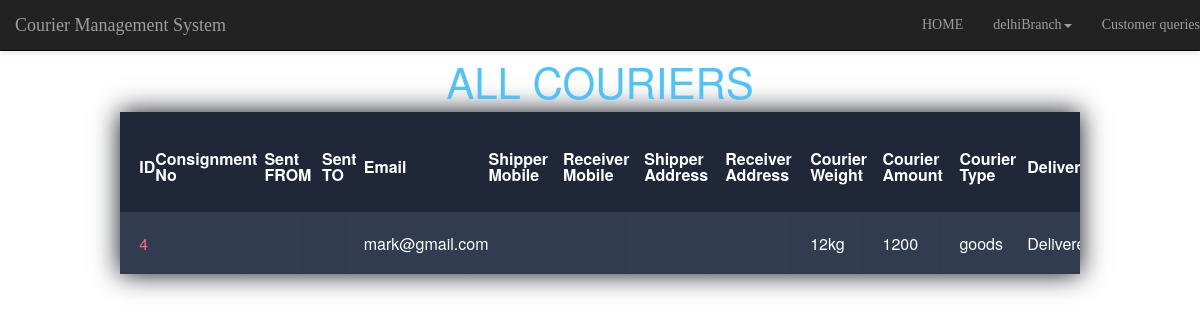
Page /CourierManagement/testProject/viewAllCouriers.php (signed in) on the committed database.
### tables this page shows
CREATE TABLE `courier` (
  `id` int(11) NOT NULL,
  `name` varchar(15) NOT NULL,
  `email` varchar(15) NOT NULL,
  `mobile` varchar(12) NOT NULL,
  `address` varchar(25) NOT NULL,
  `weight` varchar(10) NOT NULL,
  `amount` varchar(10) NOT NULL,
  `type` varchar(15) NOT NULL,
  `status` tinyint(4) NOT NULL,
  `uid` int(11) NOT NULL
);

### CourierManagement/testProject/viewAllCouriers.php (the view, shortened to what this page needs)
<html>
    <head>
<link href="css/simpleGridTemplate.css" rel="stylesheet" type="text/css">
<link href="css/bootstrap.css" rel="stylesheet" type="text/css">
<link href="css/Animate.css" rel="stylesheet" type="text/css">
<link rel="stylesheet" href="https://use.fontawesome.com/releases/v5.3.1/css/all.css">
<link rel="stylesheet" href="css/bootstrap.min.css">
<link href="css/Animate.css" rel="stylesheet" type="text/css">
<link href="css/animate.min.css" rel="stylesheet" type="text/css">
    </head>
    <body>
        <?php
        include 'navBar1.php';
         ?>
        <div class="" style="margin-top:5%; width: 100%;">
        <h1> ALL COURIERS</h1>
<table class="container" >
	<thead>
		<tr>
			<th><h1>ID</h1></th>
            <th><h1>Consignment No</h1></th>
    		<th><h1>Sent FROM</h1></th>
			<th><h1>Sent TO</h1></th>
			<th><h1>Email</h1></th>
			<th><h1>Shipper Mobile</h1></th>
            <th><h1>Receiver Mobile</h1></th>
            <th><h1>Shipper Address</h1></th>
            <th><h1>Receiver Address</h1></th>
			<th><h1>Courier Weight</h1></th>
			<th><h1>Courier Amount</h1></th>
			<th><h1>Courier Type</h1></th>
            <th><h1>Delivered</h1></th>
		</tr>
	</thead>
	<tbody>
               <?php
                        include 'connect.php';
                             $sql="select * from courier ";
                                 $appresult = $conn->query($sql);
                        if ($appresult->num_rows > 0) {
                             while($row = $appresult->fetch_assoc())
                                 {
                                 $id = $row['id'];
                                 $cons_no=$row['cons_no'];
                                $sname=$row['shippername'];
                                 $rname=$row['receivername'];
                                 $email=$row['email'];
                                  $smobile = $row['shippermobile'];
                                  $rmobile = $row['receivermobile'];
                                 $saddress=$row['shipperaddress'];
                                $raddress=$row['receiveraddress'];
                                $weight=$row['weight'];
                                $amount=$row['amount'];
                                $type=$row['type'];
                                $status=$row['status'];
                                ?>
                                <tr>
                                    <td><?php echo $id;?></td>
                                    <td><?php echo $cons_no;?></td>
                                    <td><?php echo $sname;?></td>
                                    <td><?php echo $rname;?></td>
                                    <td><?php echo $email;?></td>
                                    <td><?php echo $smobile;?></td>
                                    <td><?php echo $rmobile;?></td>
                                    <td><?php echo $saddress;?></td>
                                    <td><?php echo $raddress;?></td>
                                    <td><?php echo $weight;?></td>
                                    <td><?php echo $amount;?></td>
                                    <td><?php echo $type;?></td>
                                    <td><?php if($status==1){
                                        echo 'Delivered';
                                    }else{
                                       echo "not Delivered";
                                    } ?></td>
                                </tr>
                                <?php
                                 }}
                              ?>
	</tbody>
</table>
        </div>
    </body>
</html>

### CourierManagement/testProject/css/simpleGridTemplate.css (style rules this page uses)
h1 { font-size:3em; font-weight: 300; line-height:1em; text-align: center; color: #4DC3FA; }
.container th h1 { font-weight: bold; font-size: 1em; text-align: left; color: #fff; }
.container td { color: #fff; font-weight: normal; font-size: 1em; -webkit-box-shadow: 0 2px 2px -2px #0E1119; -moz-box-shadow: 0 2px 2px -2px #0E1119; box-shadow: 0 2px 2px -2px #0E1119; }
.container { text-align: left; overflow: hidden; width: 80%; margin: 0 auto; display: table; padding: 0 0 8em 0; }
.container td, .container th { padding-bottom: 2%; padding-top: 2%; padding-left:2%; }
.container tr:nth-child(odd) { background-color: #323C50; }
.container th { background-color: #1F2739; }
.container td:first-child { color: #FB667A; }
* { margin: 0px; padding: 0px; box-sizing: border-box; }
h1,h2,h3,h4,h5,h6 { margin: 0px; }

### CourierManagement/testProject/viewAllCouriers.php (style rules this page uses)
h1 { font-size:3em; font-weight: 300; line-height:1em; text-align: center; color: #4DC3FA; }
.container th h1 { font-weight: bold; font-size: 1em; text-align: left; color: #fff; }
.container td { color: #fff; font-weight: normal; font-size: 1em; -webkit-box-shadow: 0 2px 2px -2px #0E1119; -moz-box-shadow: 0 2px 2px -2px #0E1119; box-shadow: 0 2px 2px -2px #0E1119; }
.container { text-align: left; overflow: hidden; width: 80%; margin: 0 auto; display: table; padding: 0 0 8em 0; box-shadow: 0px 0px 25px #0E1119; }
.container td, .container th { padding-bottom: 2%; padding-top: 2%; padding-left:2%; }
.container tr:nth-child(odd) { background-color: #323C50; }
.container th { background-color: #1F2739; }
.container td:first-child { color: #FB667A; }

### rows in the picture
courier: id "4", email "mark@gmail.com", weight "12kg", amount "1200", type "goods", status "Delivered"

### other values in the picture
$myusername "delhiBranch"
